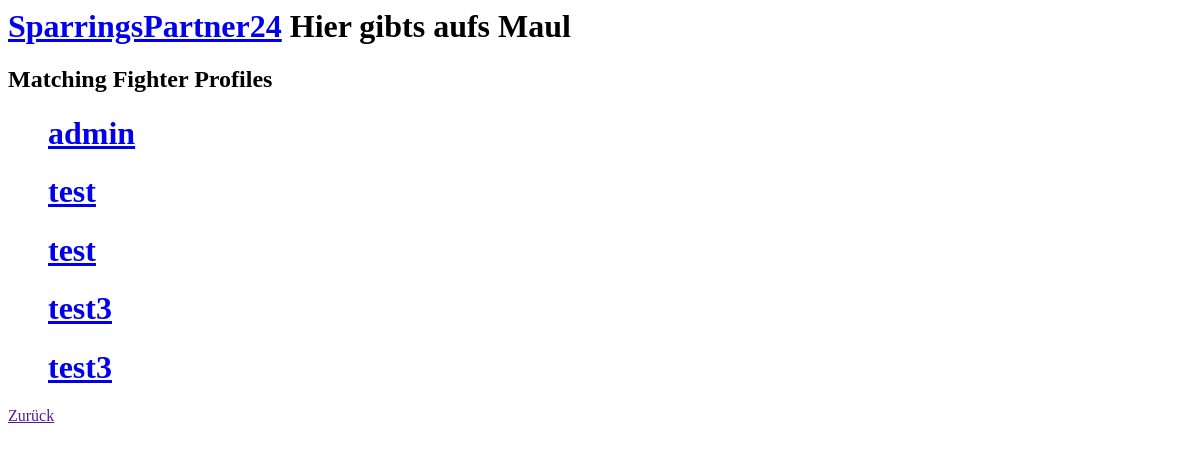
The app's page /SparringsPartner24/get_all_fighters/ (signed in), older data.
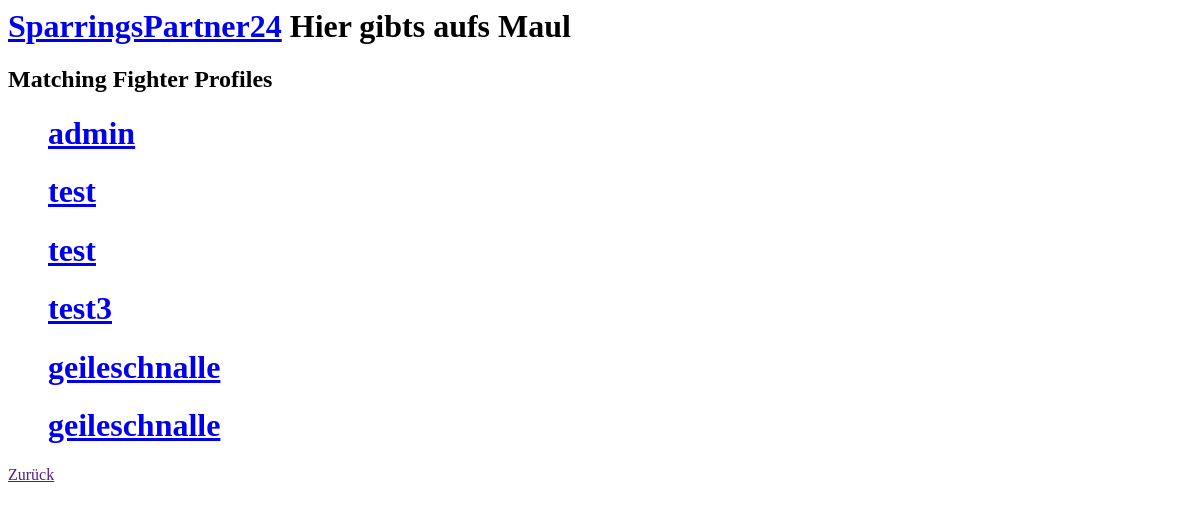
The same page, newer data.
### SparringsPartner24/models.py (models this page shows, shortened)
class FighterProfile(models.Model):
    userprofile = models.ForeignKey(settings.AUTH_USER_MODEL, on_delete=models.CASCADE)
    description = models.CharField(max_length = 400, blank = True, null = True)
    birthday = models.DateField(blank=True, null=True)
    experience_years = models.IntegerField(blank = True, null = True)
    location = models.CharField(max_length=200, blank=True, null=True)
    weight = models.IntegerField(blank=True, null=True)
    martial_art = models.CharField(max_length=200, blank=True, null=True)
    gym = models.CharField(max_length=300, blank=True, null=True)
    trainer = models.CharField(max_length=200, blank=True, null=True)
    fight_record = models.IntegerField(blank=True, null=True)

class UserProfile(AbstractUser):
    phone_number = models.IntegerField(blank=True, null=True)

### SparringsPartner24/views.py (the view)
# urls.py: path('get_all_fighters/', views.get_all_fighters, name = 'get_all_fighters')
@login_required
def get_all_fighters(request):
    result_list = FighterProfile.objects.all()
    return render(request, 'SparringsPartner24/search_engine_result.html', {'result_list': result_list})

### SparringsPartner24/templates/SparringsPartner24/search_engine_result.html
{% extends 'base.html' %}
{% block content %}
<h2> Matching Fighter Profiles </h2>
<ul>
{% for result in result_list %}
    <h1><a href="{% url 'SparringsPartner24:fighter_profile' result.userprofile.id %}"> {{ result.userprofile.username }}</a></h1>
{% endfor %}
</ul>
<a href="{{ request.META.HTTP_REFERER }}">Zurück</a>
{% endblock %}

### SparringsPartner24/templates/base.html (shortened to what this page needs)
<h1><a href="{% url 'SparringsPartner24:index' %}"> SparringsPartner24</a> Hier gibts aufs Maul</h1>
{% block content %}
{% endblock %}

Row changes from the older to the newer data that the page shows:
changed FighterProfile (number 5 of 6 on the later page): userprofile.username "test3" → "geileschnalle"
added FighterProfile: userprofile.username "geileschnalle"
